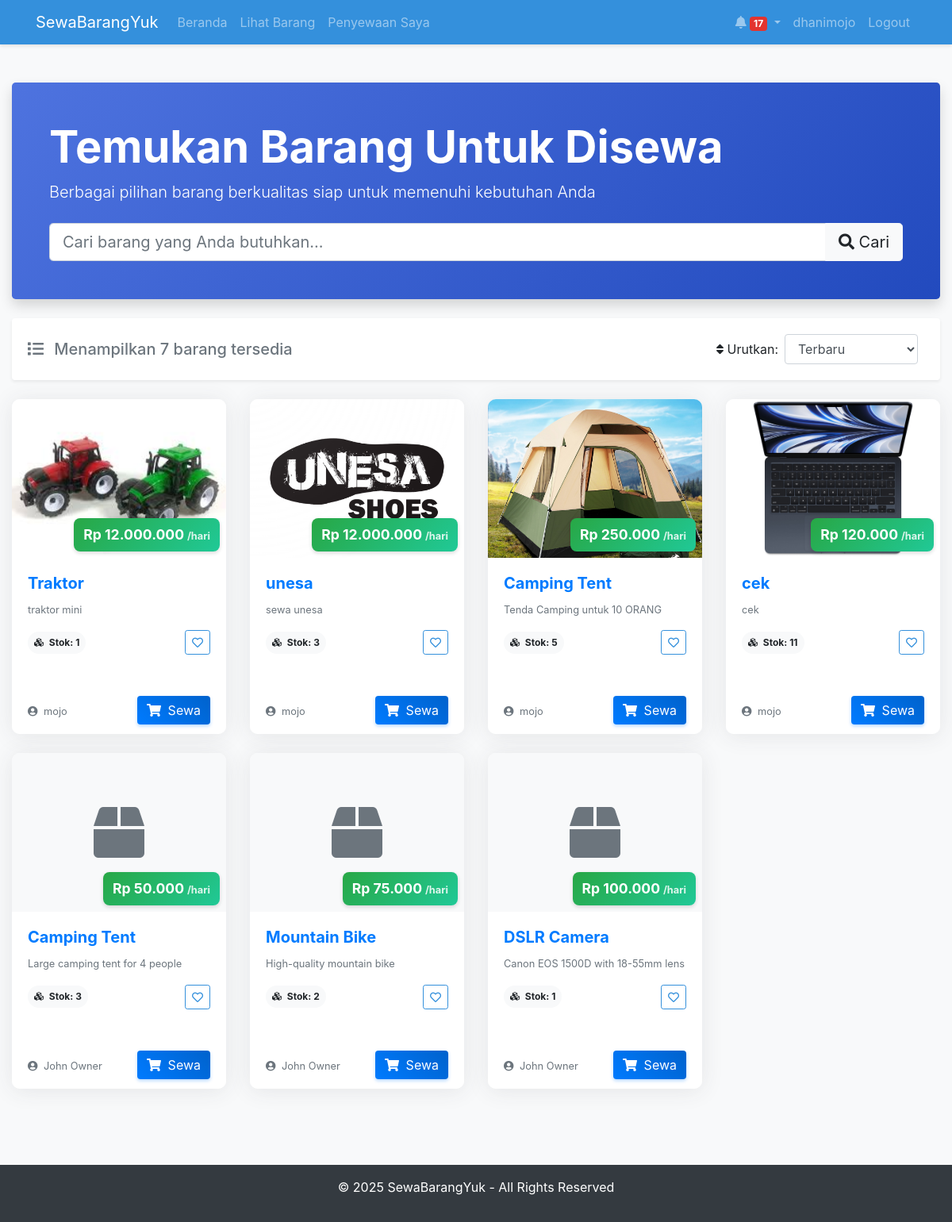
Page /renter/view_items.php (signed in) on the committed database.
### tables this page shows
CREATE TABLE `items` (
  `item_id` int(11) NOT NULL,
  `owner_id` int(11) NOT NULL,
  `name` varchar(100) NOT NULL,
  `description` text DEFAULT NULL,
  `price_per_day` decimal(10,2) NOT NULL,
  `stock` int(11) NOT NULL DEFAULT 1,
  `image` text DEFAULT NULL,
  `is_available` tinyint(1) DEFAULT 1,
  `created_at` timestamp NOT NULL DEFAULT current_timestamp(),
  `updated_at` timestamp NOT NULL DEFAULT current_timestamp() ON UPDATE current_timestamp()
);

CREATE TABLE `users` (
  `user_id` int(11) NOT NULL,
  `name` varchar(100) NOT NULL,
  `email` varchar(100) NOT NULL,
  `password` varchar(255) NOT NULL,
  `address` text NOT NULL,
  `phone` varchar(20) NOT NULL,
  `profile_image` varchar(255) DEFAULT NULL,
  `user_type` enum('renter','owner','both') NOT NULL DEFAULT 'renter',
  `created_at` timestamp NOT NULL DEFAULT current_timestamp(),
  `updated_at` timestamp NOT NULL DEFAULT current_timestamp() ON UPDATE current_timestamp()
);

### config/db.php (called while the page is built, shortened)
<?php
$host = 'localhost';
$db = 'rental_system';
$user = 'root';
$pass = '';
$charset = 'utf8mb4';
$dsn = "mysql:host=$host;dbname=$db;charset=$charset";
$options = [
    PDO::ATTR_ERRMODE            => PDO::ERRMODE_EXCEPTION,
    PDO::ATTR_DEFAULT_FETCH_MODE => PDO::FETCH_ASSOC,
    PDO::ATTR_EMULATE_PREPARES   => false,
];
try {
    $pdo = new PDO($dsn, $user, $pass, $options);
} catch (PDOException $e) {
    throw new PDOException($e->getMessage(), (int)$e->getCode());
}
function executeQuery($sql, $params = []) {
    global $pdo;
    $stmt = $pdo->prepare($sql);
    $stmt->execute($params);
    return $stmt;
}
function fetchAll($sql, $params = []) {
    $stmt = executeQuery($sql, $params);
    return $stmt->fetchAll();
}
?>

### includes/functions.php (called while the page is built, shortened)
<?php
function formatPrice($price) {
    return 'Rp ' . number_format($price, 0, ',', '.');
}
?>

### renter/view_items.php (the view, shortened to what this page needs)
<?php
require_once '../includes/header.php';
$search = $_GET['search'] ?? '';
$sort = $_GET['sort'] ?? 'newest';
$sql_base = "SELECT i.*, u.name as owner_name FROM items i
             JOIN users u ON i.owner_id = u.user_id
             WHERE i.is_available = 1 AND i.stock > 0";
if (!empty($search)) {
    $sql_base .= " AND (i.name LIKE ? OR i.description LIKE ?)";
    $params = ["%$search%", "%$search%"];
} else {
    $params = [];
}
switch ($sort) {
    case 'newest':
    default:
        $sql_base .= " ORDER BY i.created_at DESC";
        break;
}
$items = fetchAll($sql_base, $params);
?>
<div class="container-fluid py-4">
    <div class="jumbotron bg-primary text-white rounded-lg shadow mb-4">
        <div class="container">
            <h1 class="display-4 font-weight-bold">Temukan Barang Untuk Disewa</h1>
            <p class="lead">Berbagai pilihan barang berkualitas siap untuk memenuhi kebutuhan Anda</p>
            <form method="get" class="mt-4">
                <div class="input-group input-group-lg">
                    <input type="text" class="form-control" name="search" placeholder="Cari barang yang Anda butuhkan..." value="<?= htmlspecialchars($search) ?>" aria-label="Search">
                    <div class="input-group-append">
                        <button class="btn btn-light" type="submit">
                            <i class="fas fa-search"></i> Cari
                        </button>
                    </div>
                </div>
            </form>
        </div>
    </div>
    <div class="card shadow-sm mb-4">
        <div class="card-body">
            <div class="row align-items-center">
                <div class="col-md-6">
                    <h5 class="mb-0 text-muted">
                        <i class="fas fa-list mr-2"></i> Menampilkan <?= count($items) ?> barang tersedia
                    </h5>
                </div>
                <div class="col-md-6">
                    <form method="get" class="form-inline justify-content-md-end">
                        <div class="form-group mr-2">
                            <label for="sort" class="mr-2"><i class="fas fa-sort mr-1"></i> Urutkan:</label>
                            <select id="sort" name="sort" class="form-control" onchange="this.form.submit()">
                                <option value="newest" <?= $sort == 'newest' ? 'selected' : '' ?>>Terbaru</option>
                            </select>
                        </div>
                    </form>
                </div>
            </div>
        </div>
    </div>
    <?php if (count($items) > 0): ?>
        <div class="row">
            <?php foreach ($items as $item): ?>
                <div class="col-md-4 col-lg-3 mb-4">
                    <div class="card h-100 hover-shadow item-card">
                        <div class="position-relative">
                            <?php if ($item['image']): ?>
                                <img src="../assets/images/uploads/items/<?= $item['image'] ?>" class="card-img-top" alt="<?= htmlspecialchars($item['name']) ?>" style="height: 200px; object-fit: cover;">
                            <?php else: ?>
                                <div class="card-img-top bg-light d-flex align-items-center justify-content-center" style="height: 200px;">
                                    <i class="fas fa-box fa-4x text-muted"></i>
                                </div>
                            <?php endif; ?>
                            <div class="position-absolute bottom-0 right-0 m-2">
                                <div class="price-tag">
                                    <span class="price-amount"><?= formatPrice($item['price_per_day']) ?></span>
                                    <span class="price-period">/hari</span>
                                </div>
                            </div>
                        </div>
                        <div class="card-body">
                            <h5 class="card-title font-weight-bold text-primary"><?= htmlspecialchars($item['name']) ?></h5>
                            <p class="card-text text-muted small">
                                <?= nl2br(htmlspecialchars(substr($item['description'], 0, 100))) ?>
                            </p>
                            <div class="d-flex justify-content-between align-items-center mt-3">
                                <span class="badge badge-pill badge-light p-2">
                                    <i class="fas fa-cubes mr-1"></i> Stok: <?= $item['stock'] ?>
                                </span>
                                <button class="btn btn-sm btn-outline-primary" title="Tambah ke favorit">
                                    <i class="far fa-heart"></i>
                                </button>
                            </div>
                        </div>
                        <div class="card-footer bg-white border-top-0">
                            <div class="d-flex align-items-center justify-content-between">
                                <div>
                                    <small class="text-muted">
                                        <i class="fas fa-user-circle mr-1"></i> <?= htmlspecialchars($item['owner_name']) ?>
                                    </small>
                                </div>
                                <a href="rent_item.php?id=<?= $item['item_id'] ?>" class="btn btn-primary btn-rental">
                                    <i class="fas fa-shopping-cart mr-1"></i> Sewa
                                </a>
                            </div>
                        </div>
                    </div>
                </div>
            <?php endforeach; ?>
        </div>
    <?php endif; ?>
</div>
<?php require_once '../includes/footer.php'; ?>

### assets/css/style.css (style rules this page uses)
body { background-color: #f8f9fa; min-height: 100vh; display: flex; flex-direction: column; }
.card { box-shadow: 0 1px 3px rgba(0, 0, 0, 0.1); border: none; margin-bottom: 20px; }
.btn-primary { background-color: #3490dc; border-color: #3490dc; }
.btn-outline-primary { color: #3490dc; border-color: #3490dc; }
.jumbotron { background-color: #e9ecef; border-radius: 0.3rem; }
.text-muted { color: #6c757d !important; }
.bg-primary { background-color: #3490dc !important; }

### renter/view_items.php (style rules this page uses)
.item-card { border-radius: 10px; overflow: hidden; transition: all 0.3s; }
.jumbotron { background: linear-gradient(135deg, #4e73df 0%, #224abe 100%); padding: 3rem 2rem; }
.badge-pill { border-radius: 30px; }
.card { border: none; box-shadow: 0 0.15rem 1.75rem 0 rgba(58, 59, 69, 0.1); }
.price-tag { background-color: #28a745; background: linear-gradient(135deg, #28a745 0%, #20c997 100%); border-radius: 8px; padding: 8px 12px; font-weight: bold; box-shadow: 0 2px 5px rgba(0,0,0,0.15); display: inline-block; }
.price-amount { font-size: 1.1rem; color: white; }
.price-period { font-size: 0.8rem; color: rgba(255, 255, 255, 0.85); }
.position-absolute.bottom-0 { bottom: 0; }
.position-absolute.right-0 { right: 0; }
.btn-rental { background: linear-gradient(45deg, #007bff, #0062cc); border: none; box-shadow: 0 2px 4px rgba(0, 123, 255, 0.3); transition: all 0.3s; }

### rows in the picture
items: image (picture), price_per_day "Rp 12.000.000", name "Traktor", description "traktor mini", stock "1", owner.name "mojo"
items: image (picture), price_per_day "Rp 12.000.000", name "unesa", description "sewa unesa", stock "3", owner.name "mojo"
items: image (picture), price_per_day "Rp 250.000", name "Camping Tent", description "Tenda Camping untuk 10 ORANG", stock "5", owner.name "mojo"
items: image (picture), price_per_day "Rp 120.000", name "cek", description "cek", stock "11", owner.name "mojo"
items: price_per_day "Rp 50.000", name "Camping Tent", description "Large camping tent for 4 people", stock "3", owner.name "John Owner"
items: price_per_day "Rp 75.000", name "Mountain Bike", description "High-quality mountain bike", stock "2", owner.name "John Owner"
items: price_per_day "Rp 100.000", name "DSLR Camera", description "Canon EOS 1500D with 18-55mm lens", stock "1", owner.name "John Owner"

### other values in the picture
$unread_count "17"
$_SESSION['user_name'] "dhanimojo"
count($items) "7"
